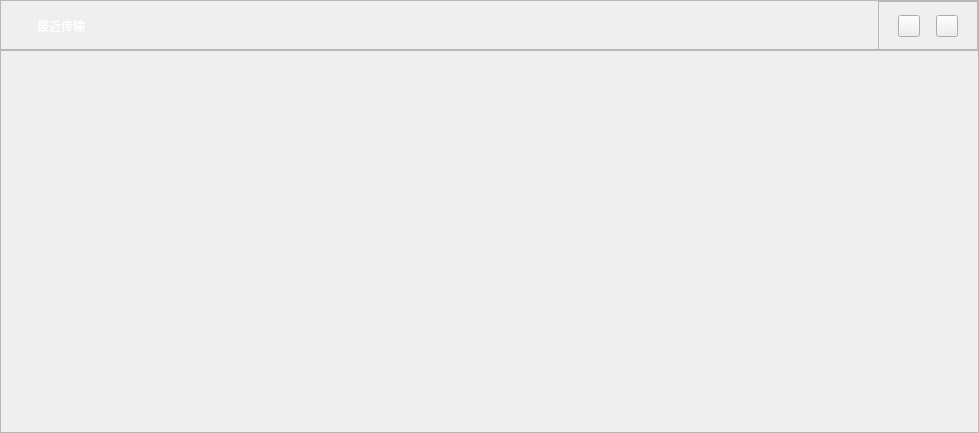
<?xml version="1.0" encoding="UTF-8"?>
<ui version="4.0">
 <class>MyLastFile</class>
 <widget class="QWidget" name="MyLastFile">
  <property name="geometry">
   <rect>
    <x>0</x>
    <y>0</y>
    <width>979</width>
    <height>433</height>
   </rect>
  </property>
  <property name="windowTitle">
   <string>Form</string>
  </property>
  <layout class="QVBoxLayout" name="verticalLayout">
   <property name="spacing">
    <number>0</number>
   </property>
   <property name="leftMargin">
    <number>0</number>
   </property>
   <property name="topMargin">
    <number>0</number>
   </property>
   <property name="rightMargin">
    <number>0</number>
   </property>
   <property name="bottomMargin">
    <number>0</number>
   </property>
   <item>
    <widget class="QFrame" name="frame_last">
     <property name="minimumSize">
      <size>
       <width>0</width>
       <height>50</height>
      </size>
     </property>
     <property name="maximumSize">
      <size>
       <width>16777215</width>
       <height>50</height>
      </size>
     </property>
     <property name="frameShape">
      <enum>QFrame::StyledPanel</enum>
     </property>
     <property name="frameShadow">
      <enum>QFrame::Raised</enum>
     </property>
     <layout class="QHBoxLayout" name="horizontalLayout_3">
      <property name="spacing">
       <number>0</number>
      </property>
      <property name="leftMargin">
       <number>0</number>
      </property>
      <property name="topMargin">
       <number>0</number>
      </property>
      <property name="rightMargin">
       <number>0</number>
      </property>
      <property name="bottomMargin">
       <number>0</number>
      </property>
      <item>
       <layout class="QHBoxLayout" name="horizontalLayout">
        <item>
         <widget class="QPushButton" name="pushButton">
          <property name="minimumSize">
           <size>
            <width>120</width>
            <height>50</height>
           </size>
          </property>
          <property name="maximumSize">
           <size>
            <width>16777215</width>
            <height>50</height>
           </size>
          </property>
          <property name="styleSheet">
           <string notr="true">QPushButton
{
border: none;
color: white;
font: 800 20px &quot;微软雅黑&quot;;
background-color: transparent;
}</string>
          </property>
          <property name="text">
           <string>最近传输</string>
          </property>
         </widget>
        </item>
        <item>
         <spacer name="horizontalSpacer">
          <property name="orientation">
           <enum>Qt::Horizontal</enum>
          </property>
          <property name="sizeHint" stdset="0">
           <size>
            <width>769</width>
            <height>20</height>
           </size>
          </property>
         </spacer>
        </item>
        <item>
         <widget class="QFrame" name="frame_showtype">
          <property name="minimumSize">
           <size>
            <width>100</width>
            <height>50</height>
           </size>
          </property>
          <property name="maximumSize">
           <size>
            <width>100</width>
            <height>50</height>
           </size>
          </property>
          <property name="frameShape">
           <enum>QFrame::StyledPanel</enum>
          </property>
          <property name="frameShadow">
           <enum>QFrame::Raised</enum>
          </property>
          <layout class="QHBoxLayout" name="horizontalLayout_2">
           <item>
            <widget class="QPushButton" name="pushButton_listMode">
             <property name="minimumSize">
              <size>
               <width>22</width>
               <height>22</height>
              </size>
             </property>
             <property name="maximumSize">
              <size>
               <width>22</width>
               <height>22</height>
              </size>
             </property>
             <property name="styleSheet">
              <string notr="true">QPushButton
{
border-image: url(:/images/fileitem/file_listMode.png);
}</string>
             </property>
             <property name="text">
              <string/>
             </property>
            </widget>
           </item>
           <item>
            <widget class="QPushButton" name="pushButton_iconMode">
             <property name="minimumSize">
              <size>
               <width>22</width>
               <height>22</height>
              </size>
             </property>
             <property name="maximumSize">
              <size>
               <width>22</width>
               <height>22</height>
              </size>
             </property>
             <property name="styleSheet">
              <string notr="true">QPushButton
{
border-image: url(:/images/fileitem/file_iconMode.png);
}</string>
             </property>
             <property name="text">
              <string/>
             </property>
            </widget>
           </item>
          </layout>
         </widget>
        </item>
       </layout>
      </item>
     </layout>
    </widget>
   </item>
   <item>
    <widget class="QScrollArea" name="scrollArea">
     <property name="widgetResizable">
      <bool>true</bool>
     </property>
     <widget class="QWidget" name="scrollArea_last">
      <property name="geometry">
       <rect>
        <x>0</x>
        <y>0</y>
        <width>977</width>
        <height>381</height>
       </rect>
      </property>
     </widget>
    </widget>
   </item>
  </layout>
 </widget>
 <resources/>
 <connections/>
</ui>
